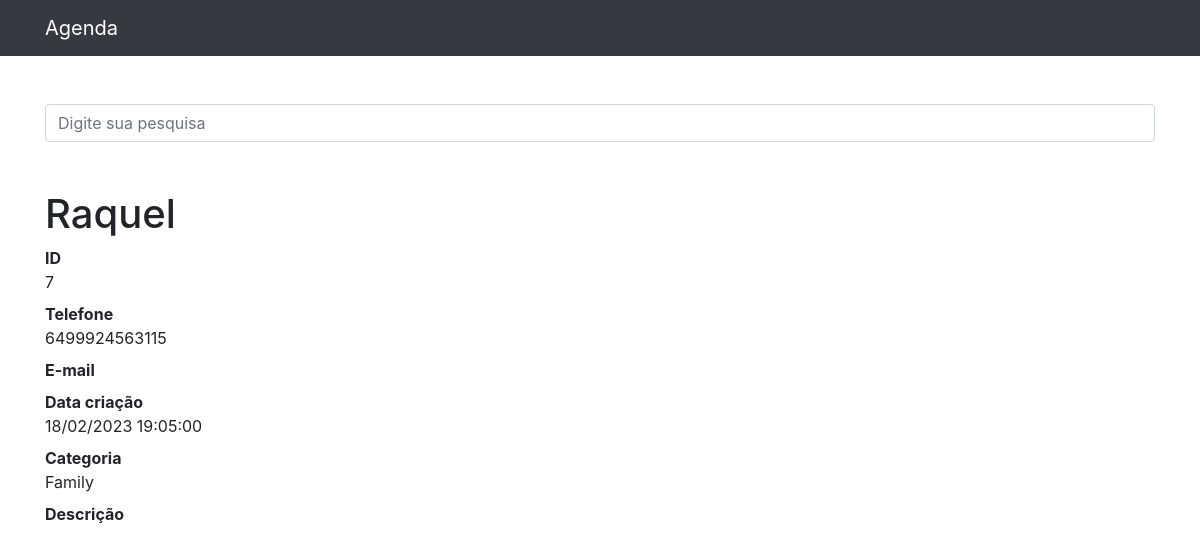
/7, run on the app's committed database.
### contatos/models.py (models this page shows, shortened)
class Contato(models.Model):
    nome = models.CharField(max_length=200)
    sobrenome = models.CharField(max_length=200, blank=True)
    telefone = models.CharField(max_length=200)
    email = models.CharField(max_length=200, blank=True)
    data_criacao = models.DateTimeField(default=timezone.now)
    descricao = models.TextField(blank=True)
    categoria = models.ForeignKey(Categoria, on_delete=models.DO_NOTHING)
    mostrar = models.BooleanField(default=True)
    foto = models.ImageField(blank=True, upload_to='fotos/%Y/%m')

class Categoria(models.Model):
    nome = models.CharField(max_length=200)
    def __str__(self):
        return self.nome

### contatos/views.py (the view)
# urls.py: path('<int:contato_id>', views.ver_contato, name='ver_contato'),
def ver_contato(request, contato_id):
    contato = get_object_or_404(Contato, id=contato_id)
    if not contato.mostrar:
        raise Http404()
    return render(request, 'contatos/ver_contato.html', {
        'contato': contato
    })

### contatos/templates/contatos/ver_contato.html (shortened to what this page needs)
{% extends 'base.html' %}
{%block conteudo%}
    <h1 class="mt-5">{{ contato.nome }} {{ contato.sobrenome }}</h1>
    <dl>
    <dt>ID</dt>
    <dd>{{ contato.id }}</dd>
    <dt>Telefone</dt>
    <dd>{{ contato.telefone }}</dd>
    <dt>E-mail</dt>
    <dt>Data criação</dt>
    <dd>{{ contato.data_criacao | date:'d/m/Y H:i:s' }}</dd>
    <dt>Categoria</dt>
    <dd>{{ contato.categoria }}</dd>
    <dt>Descrição</dt>
    </dl>
{%endblock%}

### data on the page
Contato: nome "Raquel", id "7", telefone "6499924563115", data_criacao "18/02/2023 19:05:00", categoria "Family"
